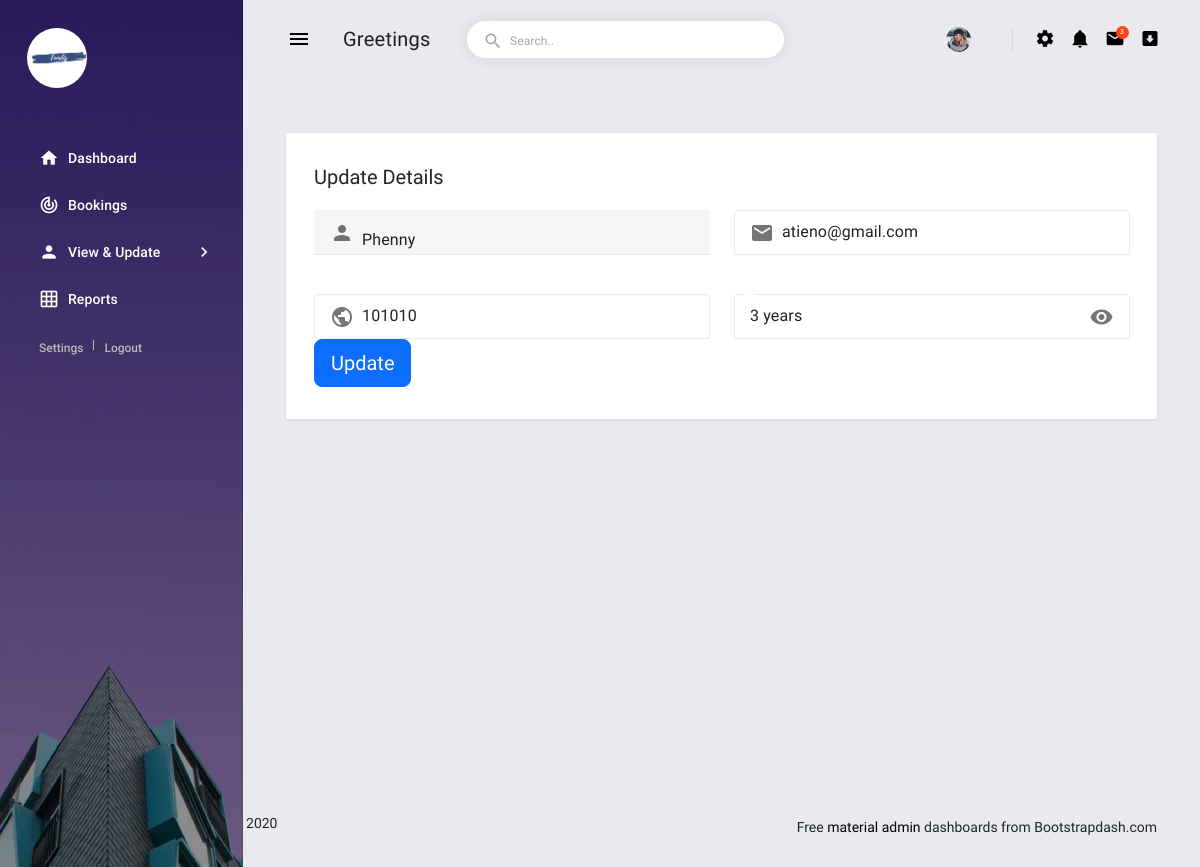
Page /fundidash/demo/pages/forms/editclient.php?id=7 on the committed database.
### tables this page shows
CREATE TABLE `clients` (
  `id` int(255) NOT NULL,
  `name` varchar(255) NOT NULL,
  `email` varchar(60) NOT NULL,
  `phone` varchar(255) NOT NULL,
  `location` varchar(255) NOT NULL,
  `password` varchar(50) NOT NULL,
  `regnumber` int(10) NOT NULL,
  `userimage` varchar(60) NOT NULL DEFAULT '0',
  `experience` int(11) NOT NULL,
  `status` varchar(11) NOT NULL DEFAULT '1'
);

### fundidash/demo/pages/forms/editclient.php (the view, shortened to what this page needs)
<?php
@include('../forms/config.php');
if(isset($_GET['id']) && $_GET['id']!=''){
  $id=$_GET['id'];
  $res=mysqli_query($conn,"select * from clients where id='$id'");
  $check=mysqli_num_rows($res);
  if($check>0){
    $row=mysqli_fetch_assoc($res);
  }else{
    header('location:vendor_management.php');
    die();
  }
}
?>
<!DOCTYPE html>
<html lang="en">
<head>
  <link rel="stylesheet" href="../../../assets/vendors/mdi/css/materialdesignicons.min.css">
  <link rel="stylesheet" href="../../../assets/vendors/css/vendor.bundle.base.css">
  <link href="https://cdn.jsdelivr.net/npm/bootstrap@5.2.0/dist/css/bootstrap.min.css" rel="stylesheet">
  <link rel="stylesheet" href="../../../assets/css/demo/style.css">
</head>
<body>
  <div class="body-wrapper">
    <aside class="mdc-drawer mdc-drawer--dismissible mdc-drawer--open">
      <div class="mdc-drawer__header">
        <a href="../../index.html" class="brand-logo">
          <img src="../assets/logos/toplog.png" width="60" height="60" style="border-radius:50%" alt="logo">
        </a>
      </div>
      <div class="mdc-drawer__content">
        <div class="mdc-list-group">
          <nav class="mdc-list mdc-drawer-menu">
            <div class="mdc-list-item mdc-drawer-item">
              <a class="mdc-drawer-link" href="../../index.php">
                <i class="material-icons mdc-list-item__start-detail mdc-drawer-item-icon" aria-hidden="true">home</i>
                Dashboard
              </a>
            </div>
            <div class="mdc-list-item mdc-drawer-item">
              <a class="mdc-drawer-link" href="viewbookings.php">
                <i class="material-icons mdc-list-item__start-detail mdc-drawer-item-icon" aria-hidden="true">track_changes</i>
                Bookings
              </a>
            </div>
            <div class="mdc-list-item mdc-drawer-item">
              <a class="mdc-expansion-panel-link" href="#" data-toggle="expansionPanel" data-target="ui-sub-menu">
                <i class="material-icons mdc-list-item__start-detail mdc-drawer-item-icon" aria-hidden="true">person</i>
                View & Update
                <i class="mdc-drawer-arrow material-icons">chevron_right</i>
              </a>
            </div>
            <div class="mdc-list-item mdc-drawer-item">
              <a class="mdc-drawer-link" href="../../pages/tables/basic-tables.php">
                <i class="material-icons mdc-list-item__start-detail mdc-drawer-item-icon" aria-hidden="true">grid_on</i>
                Reports
              </a>
            </div>
          </nav>
        </div>
        <div class="profile-actions">
          <a href="javascript:;">Settings</a>
          <a href="logout.php">Logout</a>
        </div>
    </aside>
    <div class="main-wrapper mdc-drawer-app-content">
      <header class="mdc-top-app-bar">
        <div class="mdc-top-app-bar__row">
          <div class="mdc-top-app-bar__section mdc-top-app-bar__section--align-start">
            <button class="material-icons mdc-top-app-bar__navigation-icon mdc-icon-button sidebar-toggler">menu</button>
            <span class="mdc-top-app-bar__title">Greetings <?php echo $_SESSION['admin_name'] ?></span>
            <div class="mdc-text-field mdc-text-field--outlined mdc-text-field--with-leading-icon search-text-field d-none d-md-flex">
              <i class="material-icons mdc-text-field__icon">search</i>
              <input class="mdc-text-field__input" id="text-field-hero-input">
              <div class="mdc-notched-outline">
                <div class="mdc-notched-outline__leading"></div>
                <div class="mdc-notched-outline__notch">
                  <label for="text-field-hero-input" class="mdc-floating-label">Search..</label>
                </div>
                <div class="mdc-notched-outline__trailing"></div>
              </div>
            </div>
          </div>
          <div class="mdc-top-app-bar__section mdc-top-app-bar__section--align-end mdc-top-app-bar__section-right">
            <div class="menu-button-container menu-profile d-none d-md-block">
              <button class="mdc-button mdc-menu-button">
                <span class="d-flex align-items-center">
                  <span class="figure">
                    <img src="images/<?=$row['userimage']; ?>" style="border-radius: 50%;width: 25px;height: 25px;" alt="user" class="user">
                  </span>
                </span>
              </button>
            </div>
            <div class="menu-button-container d-none d-md-block">
              <button class="mdc-button mdc-menu-button">
                <i class="mdi mdi-settings"></i>
              </button>
            </div>
            <div class="menu-button-container">
              <button class="mdc-button mdc-menu-button">
                <i class="mdi mdi-bell"></i>
              </button>
            </div>
            <div class="menu-button-container">
              <button class="mdc-button mdc-menu-button">
                <i class="mdi mdi-email"></i>
                <span class="count-indicator">
                  <span class="count">3</span>
                </span>
              </button>
            </div>
            <div class="menu-button-container d-none d-md-block">
              <button class="mdc-button mdc-menu-button">
                <i class="mdi mdi-arrow-down-bold-box"></i>
              </button>
            </div>
          </div>
        </div>
      </header>
      <div class="page-wrapper mdc-toolbar-fixed-adjust">
        <main class="content-wrapper">
          <div class="mdc-layout-grid">
          </div>
          <div class="mdc-layout-grid">
            <div class="mdc-layout-grid__inner">
              <div class="mdc-layout-grid__cell--span-12">
                <div class="mdc-card">
                  <h6 class="card-title">Update Details</h6>
                  <div class="template-demo">
                    <div class="mdc-layout-grid__inner">
                      <div class="mdc-layout-grid__cell stretch-card mdc-layout-grid__cell--span-6-desktop">
                        <div class="mdc-text-field mdc-text-field--with-leading-icon">
                          <i class="material-icons mdc-text-field__icon">person</i>
                          <input class="mdc-text-field__input" id="text-field-hero-input" value="<?php echo $row['name']; ?>">
                        </div>
                      </div>
                      <div class="mdc-layout-grid__cell stretch-card mdc-layout-grid__cell--span-6-desktop">
                        <div class="mdc-text-field mdc-text-field--outlined mdc-text-field--with-leading-icon">
                          <i class="material-icons mdc-text-field__icon">email</i>
                          <input class="mdc-text-field__input" id="text-field-hero-input" value="<?php echo $row['email']; ?>">
                          <div class="mdc-notched-outline">
                            <div class="mdc-notched-outline__leading"></div>
                            <div class="mdc-notched-outline__trailing"></div>
                          </div>
                        </div>
                      </div>
                      <div class="mdc-layout-grid__cell stretch-card mdc-layout-grid__cell--span-6-desktop">
                        <div class="mdc-text-field mdc-text-field--outlined mdc-text-field--with-leading-icon">
                          <i class="material-icons mdc-text-field__icon">public</i>
                          <input class="mdc-text-field__input" id="text-field-hero-input" value="<?php echo $row['regnumber']; ?>">
                          <div class="mdc-notched-outline">
                            <div class="mdc-notched-outline__leading"></div>
                            <div class="mdc-notched-outline__trailing"></div>
                          </div>
                        </div>
                      </div>
                      <div class="mdc-layout-grid__cell stretch-card mdc-layout-grid__cell--span-6-desktop">
                        <div class="mdc-text-field mdc-text-field--outlined mdc-text-field--with-trailing-icon">
                          <i class="material-icons mdc-text-field__icon">visibility</i>
                          <input class="mdc-text-field__input" id="text-field-hero-input" value="<?php echo $row['experience'] ?> years">
                          <div class="mdc-notched-outline">
                            <div class="mdc-notched-outline__leading"></div>
                            <div class="mdc-notched-outline__notch">
                            </div>
                            <div class="mdc-notched-outline__trailing"></div>
                          </div>
                        </div>
                      </div>
                    </div>
                    <button type="submit" name="update" class="btn btn-primary btn-lg">Update</button>
                  </div>
                </div>
              </div>
            </div>
          </div>
              </div>
            </div>
          </div>
        <footer>
          <div class="mdc-layout-grid">
            <div class="mdc-layout-grid__inner">
              <div class="mdc-layout-grid__cell stretch-card mdc-layout-grid__cell--span-6-desktop">
                <span class="text-center text-sm-left d-block d-sm-inline-block tx-14">Copyright © <a href="https://www.bootstrapdash.com/" target="_blank">bootstrapdash.com </a>2020</span>
              </div>
              <div class="mdc-layout-grid__cell stretch-card mdc-layout-grid__cell--span-6-desktop d-flex justify-content-end">
                <span class="float-none float-sm-right d-block mt-1 mt-sm-0 text-center tx-14">Free <a href="https://www.bootstrapdash.com/material-design-dashboard/" target="_blank"> material admin </a> dashboards from Bootstrapdash.com</span>
              </div>
            </div>
          </div>
        </footer>
</body>
</html>

### rows in the picture
clients: userimage (picture), name "Phenny", email "atieno@gmail.com", regnumber "101010", experience "3 years"
